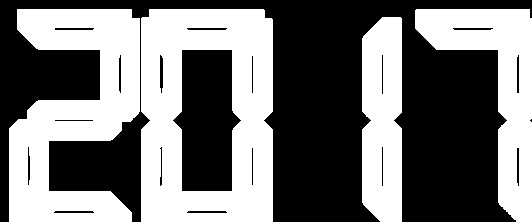
#> input picture threshold3.jpg, 532 x 222 px
$ python practice1.py   (older library calls are emulated)
#> lines starting #> are read from the running program, lines starting #| are printed output that depends on the picture; after the words box and inside, x2 and y2 are one past the last pixel; in counts of white or black regions, pixels touching at a corner belong together
import cv2
import numpy as np
# from matplotlib import pyplot as plt

# from segments import Segments


# import cv2
# import numpy as np
#
# # load image
# img = cv2.imread("green-font.png");
# # img = cv2.imread("/home/ashish/Downloads/demo-transformed.jpeg");
#
# # crop
# # img = img[300:800, 100:800, :];
#
# # lab
# lab = cv2.cvtColor(img, cv2.COLOR_BGR2LAB);
# l, a, b = cv2.split(lab);
#
# # show
# cv2.imshow("orig", img);
#
# # closing operation
# kernel = np.ones((2, 2), np.uint8);
#
# # threshold params
# low = 165;
# high = 200;
# iters = 20;
#
# # make copy
# copy = b.copy();
#
# # threshold
# thresh = cv2.inRange(copy, low, high);
# cv2.imwrite("threshold0.jpg", thresh);
#
# # dilate
# for a in range(iters):
#     thresh = cv2.dilate(thresh, kernel);
# cv2.imwrite("threshold3.jpg", thresh);

# # load image
# img = cv2.imread("/home/plutusdev/Downloads/threshold2.png");
#
# # crop
# # img = img[300:800, 100:800, :];
#
# # lab
# lab = cv2.cvtColor(img, cv2.COLOR_BGR2LAB);
# l, a, b = cv2.split(lab);
#
# # show
# cv2.imshow("orig", img);
#
# # closing operation
# kernel = np.ones((5, 5), np.uint8);
#
# # threshold params
# low = 165;
# high = 200;
# iters = 3;
#
# # make copy
# copy = b.copy();
#
# # threshold
# thresh = cv2.inRange(copy, low, high);
#
# # dilate
# for a in range(iters):
#     thresh = cv2.dilate(thresh, kernel);
#
# # erode
# for a in range(iters):
#     thresh = cv2.erode(thresh, kernel);
#
# # show image
# cv2.imshow("thresh", thresh);
# cv2.imwrite("threshold.jpg", thresh);
#
# # start processing
# _, contours, _ = cv2.findContours(thresh, cv2.RETR_TREE, cv2.CHAIN_APPROX_SIMPLE);
#
# # draw
# for contour in contours:
#     cv2.drawContours(img, [contour], 0, (0, 255, 0), 3);
#
# # get res of each number
# bounds = [];
# h, w = img.shape[:2];
# for contour in contours:
#     left = w;
#     right = 0;
#     top = h;
#     bottom = 0;
#     for point in contour:
#         point = point[0];
#         x, y = point;
#         if x < left:
#             left = x;
#         if x > right:
#             right = x;
#         if y < top:
#             top = y;
#         if y > bottom:
#             bottom = y;
#     tl = [left, top];
#     br = [right, bottom];
#     bounds.append([tl, br]);

# crop out each number
# cuts = [];
# number = 0;
# for bound in [[[30,10], [120,217]]]:
#     tl, br = bound;
#     cut_img = thresh[tl[1]:br[1], tl[0]:br[0]];
#     cuts.append(cut_img);
#     number += 1;
#     cv2.imshow(str(number), cut_img);
#
# # font
# font = cv2.FONT_HERSHEY_SIMPLEX;
#
# # create a segment model
# model = Segments();
# index = 0;
# for cut in cuts:
#     # save image
#     cv2.imwrite(str(index) + "_" + str(number) + ".jpg", cut);
#
#     # process
#     model.digest(cut);
#     number = model.getNum();
#     print(number);
#     cv2.imshow(str(index), cut);
#
#     # draw and save again
#     h, w = cut.shape[:2];
#     drawn = np.zeros((h, w, 3), np.uint8);
#     drawn[:, :, 0] = cut;
#     drawn = cv2.putText(drawn, str(number), (10, 30), font, 1, (0, 0, 255), 2, cv2.LINE_AA);
#     cv2.imwrite("drawn" + str(index) + "_" + str(number) + ".jpg", drawn);
#
#     index += 1;
#     # cv2.waitKey(0);
#
# # show
# cv2.imshow("contours", img);
# cv2.imwrite("contours.jpg", img);
# cv2.waitKey(0);

# ======================================================================================================================
# import cv2
# import numpy as np
# from segments import Segments
#
# # # load image
# # img = cv2.imread("green-font.png");
# #
# # # crop
# # # img = img[300:800, 100:800, :];
# #
# # # lab
# # lab = cv2.cvtColor(img, cv2.COLOR_BGR2LAB);
# # l, a, b = cv2.split(lab);
# #
# # # show
# # cv2.imshow("orig", img);
# #
# # # closing operation
# # kernel = np.ones((5, 5), np.uint8);
# #
# # # threshold params
# # low = 165;
# # high = 200;
# # iters = 3;
# #
# # # make copy
# # copy = b.copy();
# #
# # # threshold
# # thresh = cv2.inRange(copy, low, high);
# #
# # # dilate
# # for a in range(iters):
# #     thresh = cv2.dilate(thresh, kernel);
# #
# # # erode
# # for a in range(iters):
# #     thresh = cv2.erode(thresh, kernel);
# #
# # # show image
# # cv2.imshow("thresh", thresh);
# # cv2.imwrite("threshold.jpg", thresh);
# #
# # # start processing
# # _, contours, _ = cv2.findContours(thresh, cv2.RETR_TREE, cv2.CHAIN_APPROX_SIMPLE);
# #
# # # draw
# # for contour in contours:
# #     cv2.drawContours(img, [contour], 0, (0, 255, 0), 3);
# #
# # # get res of each number
# # bounds = [];
# # h, w = img.shape[:2];
# # for contour in contours:
# #     left = w;
# #     right = 0;
# #     top = h;
# #     bottom = 0;
# #     for point in contour:
# #         point = point[0];
# #         x, y = point;
# #         if x < left:
# #             left = x;
# #         if x > right:
# #             right = x;
# #         if y < top:
# #             top = y;
# #         if y > bottom:
# #             bottom = y;
# #     tl = [left, top];
# #     br = [right, bottom];
# #     bounds.append([tl, br]);
#
# # # crop out each number
# # cuts = [];
# # number = 0;
# # for bound in [[0,0],[136,217]]:
# #     tl, br = bound;
# #     cut_img = thresh[tl[1]:br[1], tl[0]:br[0]];
# #     cuts.append(cut_img);
# #     number += 1;
# #     cv2.imshow(str(number), cut_img);
#
# # font
# font = cv2.FONT_HERSHEY_SIMPLEX;
#
# # create a segment model
# model = Segments();
# index = 0;
#
# imgs = cv2.imread("/home/plutusdev/Downloads/threshold2.png")
#
# for cut in [imgs]:
#     # process
#     model.digest(cut);
#     number = model.getNum();
#     print(number);
#     cv2.imshow(str(index), cut);
#
#     # draw and save again
#     h, w = cut.shape[:2];
#     drawn = np.zeros((h, w, 3), np.uint8);
#     drawn[:, :, 0] = cut;
#     drawn = cv2.putText(drawn, str(number), (10, 30), font, 1, (0, 0, 255), 2, cv2.LINE_AA);
#     cv2.imwrite("drawn_threshold2.jpg", drawn);
#
#     index += 1;
#     # cv2.waitKey(0);
#
# # show
# # cv2.imshow("contours", imgs);
# # cv2.imwrite("contours.jpg", img);
# # cv2.waitKey(0);


# ==================================================================================================================


# import pytesseract
# import cv2
#
# image = cv2.imread("threshold1.jpg")
# cv2.imshow("image", image)
# gray = cv2.cvtColor(image, cv2.COLOR_BGR2GRAY)
# cv2.imwrite("green-font-gray.png", gray)
#
# blur =  cv2.GaussianBlur(gray, (7,7), 0)
# cv2.imwrite("green-font-blur.png", blur)
#
# thresh = cv2.threshold(blur, 0,255, cv2.THRESH_BINARY_INV + cv2.THRESH_OTSU)[1]
# cv2.imwrite("green-font-thresh.png", thresh)
#
# kernal = cv2.getStructuringElement(cv2.MORPH_RECT, (3,13))
# cv2.imwrite("green-font-kernal.png", kernal)
#
# dilate = cv2.dilate(thresh, kernal, iterations=1)
# cv2.imwrite("green-font-dilate.png", dilate)
#
# cnts = cv2.findContours(dilate, cv2.RETR_EXTERNAL, cv2.CHAIN_APPROX_SIMPLE)
# cnts = cnts[0] if len(cnts) == 2 else cnts[1]
# # import pdb; pdb.set_trace()
# cnts = sorted(cnts, key = lambda x: cv2.boundingRect(x)[0])
# for i in cnts:
#     x, y, w, h =cv2.boundingRect(i)
#     print(x,"1")
#     print(y,"2")
#     print(w,"3")
#     print(h ,"4")
#     if h > 150 and w > 150:
#     #
#
#     # import pdb; pdb.set_trace()
#     # cv2.rectangle(image, ([x[1]], [x[0]]), (127, 221), (30, 250, 12), 2)
#
#         # cv2.rectangle(image, (x,y), (x+w, y+h), (30, 250, 12), 2)
#         cv2.rectangle(image, (x,y), (127, 221), (30, 250, 12), 2)
#         cv2.rectangle(image, (137,4), (261, 220), (30, 250, 12), 2)
#         cv2.rectangle(image, (346,12), (391, 212), (30, 250, 12), 2)
#         cv2.rectangle(image, (405,4), (529, 217), (30, 250, 12), 2)
# cv2.imwrite("green-font-bbox.png", image)
# cv2.imshow("green-font-bbox.png", image)
# cv2.waitKey(0)


# =====================================================================================================

#
# #
# import cv2
# import numpy as np
#
# # load image
# img = cv2.imread("green-font.png");
# # img = cv2.imread("/home/ashish/Downloads/demo-transformed.jpeg");
#
# # lab
# lab = cv2.cvtColor(img, cv2.COLOR_BGR2LAB);
# l, a, b = cv2.split(lab);
#
# # show
# cv2.imshow("orig", img);
#
# # closing operation
# kernel = np.ones((2, 2), np.uint8);
#
# # threshold params
# low = 165;
# high = 200;
# iters = 20;
#
# # make copy
# copy = b.copy();
#
# # threshold
# thresh = cv2.inRange(copy, low, high);
# cv2.imwrite("threshold0.jpg", thresh);
#
# # dilate
# for a in range(iters):
#     thresh = cv2.dilate(thresh, kernel);
# cv2.imwrite("threshold3.jpg", thresh);
#
#
#
img_with_four_numbers = cv2.imread("threshold3.jpg");
#> img_with_four_numbers is the input picture: shape (222, 532, 3); min 0, max 255, mean 117.1
# import pdb; pdb.set_trace()
row = len(img_with_four_numbers)
#> row = 222
col = len(img_with_four_numbers[0])
#> col = 532
from PIL import Image
# cv2.imshow("img",img_with_four_numbers)


def end_point(rows, col):
    fix_row = row - 1
    for k in range(col, 0, -1):
        # import pdb; pdb.set_trace()
        if (str(img_with_four_numbers[fix_row][k]) == '[0 0 0]') and (str(img_with_four_numbers[fix_row][k-1]) == '[255 255 255]'):
            # import pdb; pdb.set_trace()

            return fix_row, k
        if (str(img_with_four_numbers[fix_row][k]) == '[255 255 255]') and (
                str(img_with_four_numbers[fix_row][k - 1]) == '[0 0 0]') and (str(img_with_four_numbers[fix_row][k-2]) == '[0 0 0]'):
            return fix_row, k
def start_point(rows, col):
    fix_row = row - 1
    for k in range(col, 0, -1):
        import pdb; pdb.set_trace()
        if (str(img_with_four_numbers[fix_row][k]) == '[255 255 255]') and (str(img_with_four_numbers[fix_row][k-1]) == '[0 0 0]'):
            import pdb; pdb.set_trace()
            print("this is 2nd check point...............!")
            return fix_row, k


imgs = cv2.imread("threshold3.jpg")

gray = cv2.cvtColor(imgs, cv2.COLOR_BGR2GRAY)
cv2.imwrite("green-font-gray.png", gray)

blur =  cv2.GaussianBlur(gray, (7,7), 0)
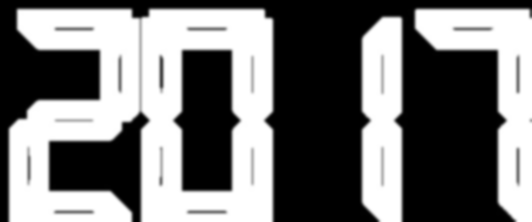
#> blur: shape (222, 532); min 0, max 255, mean 117.1
cv2.imwrite("green-font-blur.png", blur)

thre = cv2.threshold(blur, 0,255, cv2.THRESH_BINARY_INV + cv2.THRESH_OTSU)[1]
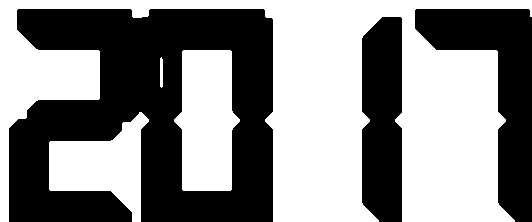
#> thre: shape (222, 532); 53.2% white; 3 black regions, box (x1, y1, x2, y2) and area: (9, 9, 273, 222) 37447, (415, 9, 532, 222) 10146, (362, 17, 402, 222) 7674
cv2.imwrite("green-font-thresh.png", thre)

kernal = cv2.getStructuringElement(cv2.MORPH_RECT, (3, 13))
cv2.imwrite("green-font-kernal.png", kernal)

dilate = cv2.dilate(thre, kernal, iterations=1)
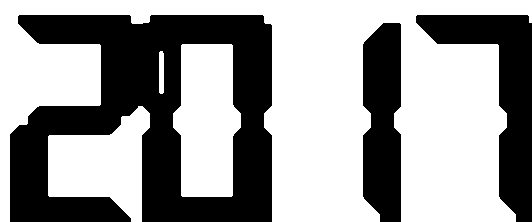
#> dilate: shape (222, 532); 60.2% white; 3 black regions
cv2.imwrite("green-font-dilate.png", dilate)

cnts = cv2.findContours(dilate, cv2.RETR_EXTERNAL, cv2.CHAIN_APPROX_SIMPLE)
#> cnts = 4 contours; box (x1, y1, x2, y2) and area: (0, 0, 532, 222) 54218, (173, 44, 241, 197) 8104, (48, 106, 150, 222) 6851, (159, 51, 164, 94) 165
cnts = cnts[0] if len(cnts) == 2 else cnts[1]
# import pdb; pdb.set_trace()
cnts = sorted(cnts, key = lambda x: cv2.boundingRect(x)[0])

after_first_box_ending_point =[]
flage = True
crop_name = 0
for i in cnts:
    x, y, w, h =cv2.boundingRect(i)
#> x = 0; y = 0; w = 532; h = 222
    for i in range(row, 0, -1):
        for j in range(col, 0, -1):
            # import pdb;pdb.set_trace()
            if str(img_with_four_numbers[i-1][j-1]) == '[255 255 255]':
                # row-=1
                # col-=1
                # import pdb;pdb.set_trace()
                aa = list(end_point(row-1, j-1))
#> in end_point, `fix_row = row - 1`: fix_row = 221
#> aa = [221, 402]

                if flage:
                    cv2.rectangle(img_with_four_numbers, (aa[1], 0), (j,row), (30, 250, 12), 1)
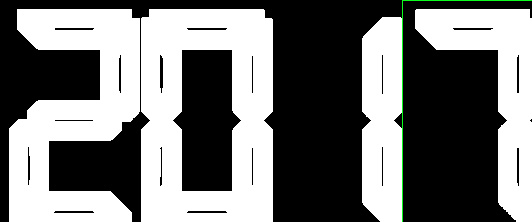
#> img_with_four_numbers: shape (222, 532, 3); 0.3% of pixels changed, all inside (x1, y1, x2, y2) = (402, 0, 532, 222)
                    cv2.imwrite("green-font-bbox.png", img_with_four_numbers)

                    img_with_four_numbers = Image.open('green-font-bbox.png')
#> img_with_four_numbers: PIL image 532x222 RGB

                    crop_img = img_with_four_numbers.crop((aa[1]+1, 1, j+1, row+1))
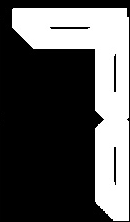
#> crop_img: PIL image 130x222 RGB; min 0, max 255, mean 87.6
#> (the run stopped early here; a loop or call above may not have finished)

$ run again, with green-font-thresh.jpg copied over threshold3.jpg
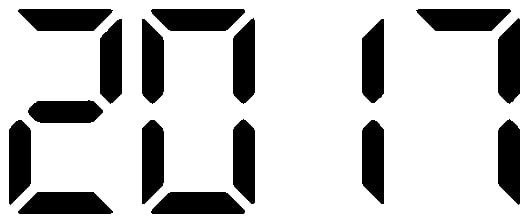
#> input picture green-font-thresh.jpg, 532 x 222 px
#> img_with_four_numbers is the input picture: shape (222, 532, 3); min 0, max 255, mean 199.4
#> row = 222
#> col = 532
#> `thre = cv2.threshold(blur, 0,255, cv2.THRESH_BINARY_INV + cv2.THRESH_O..`:
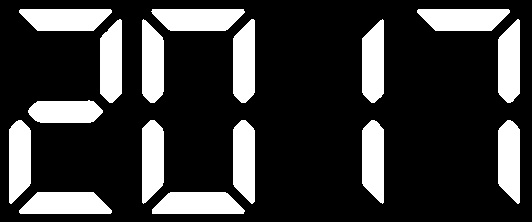
#> thre: shape (222, 532); 21.8% white; 16 white regions, largest, box (x1, y1, x2, y2) and area: (151, 9, 245, 31) 1719, (152, 192, 245, 214) 1718, (19, 9, 112, 31) 1702
#> `dilate = cv2.dilate(thre, kernal, iterations=1)`:
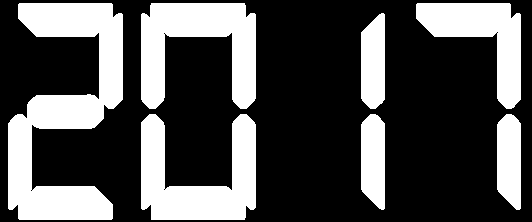
#> dilate: shape (222, 532); 31.5% white; 7 white regions
#> cnts = 7 contours; box (x1, y1, x2, y2) and area: (8, 3, 123, 220) 11788, (141, 3, 256, 109) 6686, (141, 114, 256, 220) 6671, (416, 3, 521, 109) 4716, (497, 114, 521, 210) 1926, (361, 114, 385, 210) 1924, (361, 13, 385, 109) 1922
#> x = 8; y = 3; w = 115; h = 217
#> fix_row = 221

$ run again, with red-font.png saved as threshold3.jpg
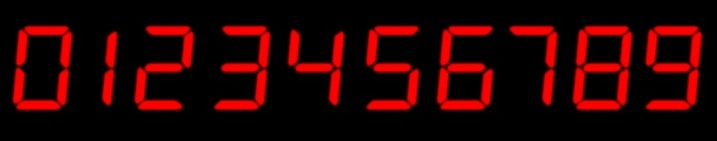
#> input picture red-font.png, 717 x 141 px
#> img_with_four_numbers is the input picture: shape (141, 717, 3); mean B, G, R 1.3, 1.2, 40.9
#> row = 141
#> col = 717
#> `thre = cv2.threshold(blur, 0,255, cv2.THRESH_BINARY_INV + cv2.THRESH_O..`:
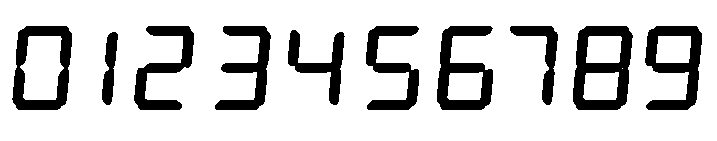
#> thre: shape (141, 717); 81.8% white; 10 black regions, largest, box (x1, y1, x2, y2) and area: (573, 26, 633, 110) 2643, (645, 26, 702, 110) 2278, (437, 26, 493, 110) 2266
#> `dilate = cv2.dilate(thre, kernal, iterations=1)`:
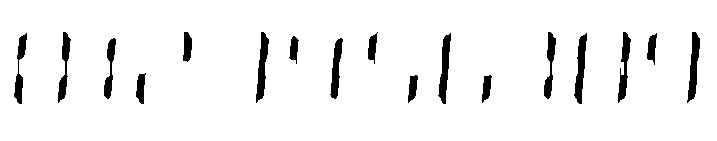
#> dilate: shape (141, 717); 94.5% white; 17 black regions
#> `cnts = cv2.findContours(dilate, cv2.RETR_EXTERNAL, cv2.CHAIN_APPROX_SI..`: cnts = 1 contour; box (x1, y1, x2, y2) and area: (0, 0, 717, 141) 100240
#> `cnts = cnts[0] if len(cnts) == 2 else cnts[1]`: cnts = [[[0, 0], [0, 140], [716, 140], [716, 0]]]
#> x = 0; w = 717; h = 141
